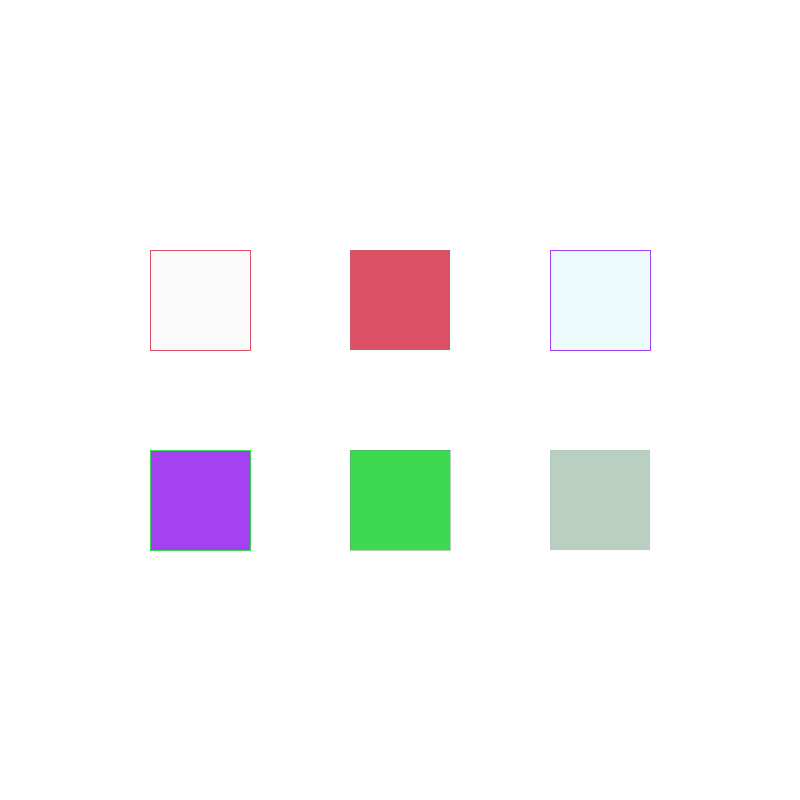
Frame 1 (no input)
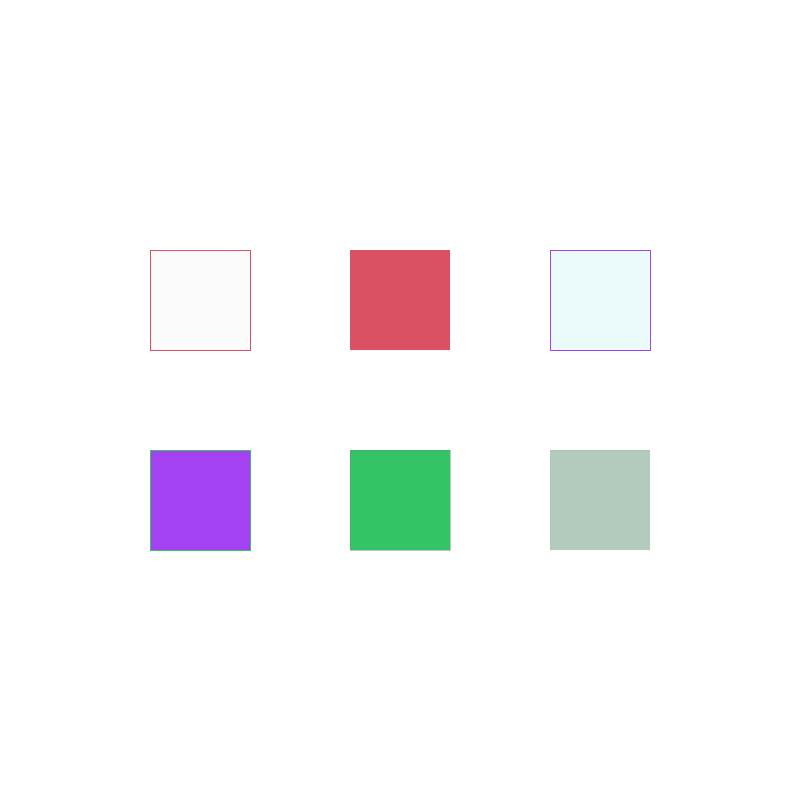
Frame 60 (the mouse pressed at the canvas centre just before this capture)
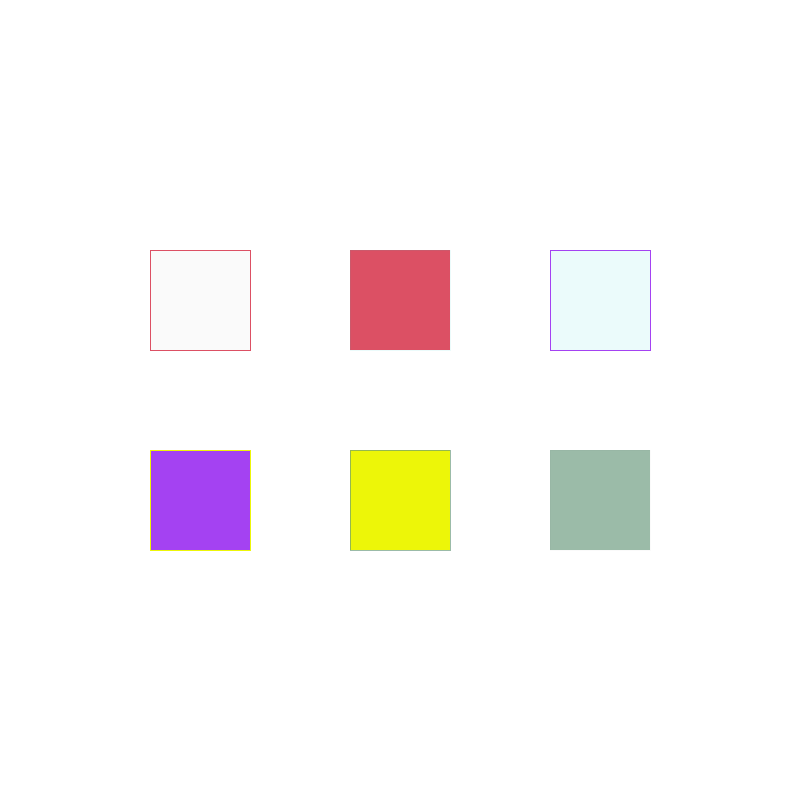
Frame 120 (the mouse held since frame 60 and released just before this capture)

The Processing sketch that drew these frames (run headless with seeded random() and noise(); from frame 60 on, the mouse is pressed at the canvas centre):

// Processing sketch: w3_05_color
// ── w3_05_color.pde
// code 1 FA 17
// week 3 - example 05
// bryan ma
// color data type and color function
// draw a variety of rectangles with different fill and stroke color using the color data type
// ...and using random() to set each channel for some.

color c0;
color c1;
color c2;
color c3;
color c4;
color c5;
color c6;

void setup() {
  size(800, 800);
  rectMode(CENTER);
  
  c0 = color(240);  // greyscale channel set to 240
  c1 = color(10, 5);  // greyscale to 10, alpha to 5
  c2 = color(220, 80, 100);  // red 220, green 80, blue 100
  c3 = color(0, 200, 210, 20);  //  red 0, green 200, blue 210, alpha 20
  c4 = color(random(255), random(255), random(255));  // random color from 0-255 for each rgb channel
}

void draw() {
  background(255);
  
  c5 = color(random(255), random(255), random(255));  // random color each frame
  c6 = color(100, 150, 120, random(255));  // red 100, green 150, blue 120, with random alpha channel each frame
  
  fill(c1);
  stroke(c2);
  rect(200, 300, 100, 100);
  
  fill(c2);
  stroke(c3);
  rect(400, 300, 100, 100);
  
  fill(c3);
  stroke(c4);
  rect(600, 300, 100, 100);
  
  fill(c4);
  stroke(c5);
  rect(200, 500, 100, 100);
  
  fill(c5);
  stroke(c6);
  rect(400, 500, 100, 100);
  
  fill(c6);
  stroke(c1);
  rect(600, 500, 100, 100);
}
